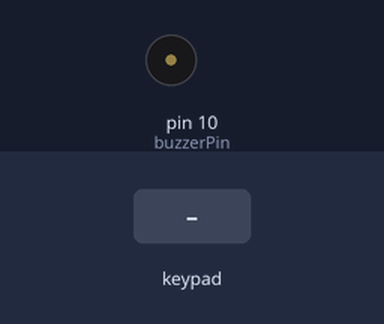
Bench run of a sketch on a simulated Arduino Uno, built with avr-gcc and run on an emulated ATmega328P. Parts: buzzer (waves = sounding). Inputs (shaded band) come from the test bench.

Above: at 1.2 s.
1.3 s: keypad keys 9 8 7 6 pressed 0.4 s apart
At 2.1 s:
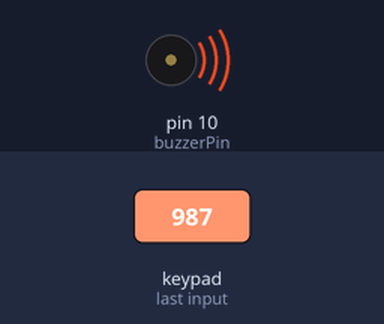
Timing chart, 0 to 4.7 s (numbered marks = the images above; inputs shaded):
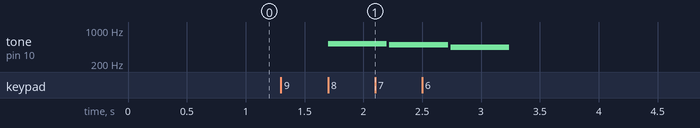

The sketch:

PianoWKeyboard.ino
```cpp
#include <Keypad.h>

const byte ROWS = 4; // Number of rows
const byte COLS = 4; // Number of columns

// Define array containing the characters on the keypad
char keys[ROWS][COLS] = {
  {'1', '2', '3', 'A'},
  {'4', '5', '6', 'B'},
  {'7', '8', '9', 'C'},
  {'*', '0', '#', 'D'}
};

// Pins connected to the rows and columns of the keypad
byte rowPins[ROWS] = {9, 8, 7, 6};
byte colPins[COLS] = {5, 4, 3, 2};

// Initialize Keypad object
Keypad keypad = Keypad(makeKeymap(keys), rowPins, colPins, ROWS, COLS);

// Pin connected to the buzzer
const int buzzerPin = 10;

// Frequencies of the musical notes (C4 - C5)
const int NOTE_C4 = 262;
const int NOTE_D4 = 294;
const int NOTE_E4 = 330;
const int NOTE_F4 = 349;
const int NOTE_G4 = 392;
const int NOTE_A4 = 440;
const int NOTE_B4 = 494;
const int NOTE_C5 = 523;

void playsound(int frequency) {
  tone(buzzerPin, frequency);
  delay(500);
  noTone(buzzerPin);
}

void setup() {
  pinMode(buzzerPin, OUTPUT);
}

void loop() {
  char key = keypad.getKey();

  if (key) {
    switch (key) {
      case '1':
        playsound(NOTE_C4); // Note C4
        break;
      case '2':
        playsound(NOTE_D4); // Note D4
        break;
      case '3':
        playsound(NOTE_E4); // Note E4
        break;
      case '4':
        playsound(NOTE_F4); // Note F4
        break;
      case '5':
        playsound(NOTE_G4); // Note G4
        break;
      case '6':
        playsound(NOTE_A4); // Note A4
        break;
      case '7':
        playsound(NOTE_B4); // Note B4
        break;
      case '8':
        playsound(NOTE_C5); // Note C5
        break;
      default:
        break;
    }
  }
}
```

Measured:
- after the input at 1.3 s, tone on pin 10 (buzzerPin): plays 523 Hz for 0.50 s, 494 Hz for 0.50 s, 440 Hz for 0.50 s, starting after 0.40 s
